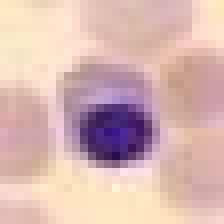
#> input picture dataset/eritroblasto/img_10369.png, 28 x 28 px (shown 8 times larger); its folder holds 3 pictures in this run
$ python ejercicio2.py
#> lines starting #> are read from the running program, lines starting #| are printed output that depends on the picture
import os
import numpy as np
from PIL import Image

from sklearn.model_selection import train_test_split
from sklearn.metrics import accuracy_score
from sklearn.neighbors import KNeighborsClassifier

dataset_path = "dataset"
clases = os.listdir(dataset_path)

X = []
y = []

for idx, clase in enumerate(clases):
    carpeta_clase = os.path.join(dataset_path, clase)
    imagenes = os.listdir(carpeta_clase)
    # mezclar aleatoriamente
    np.random.shuffle(imagenes)
    # quedarte con 500
    imagenes = imagenes[:500]

    for img_name in imagenes:
        img_path = os.path.join(carpeta_clase, img_name)
        # escala de grises
        img = Image.open(img_path).convert("L")
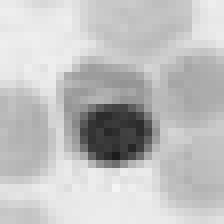
#> img: PIL image 28x28 L (shown 8 times larger); min 28, max 244, mean 192.2
        # convertir a array
        img_array = np.array(img)
        # aplanar
        img_vector = img_array.flatten()
#> img_vector = 784 values, max 244 at index 658, min 28 at index 546, mean 192.2

        X.append(img_vector)
        y.append(idx)
#> pass 2 of the loop `for idx, clase in enumerate(clases):`:
#> imagenes = ['img_1037.png']
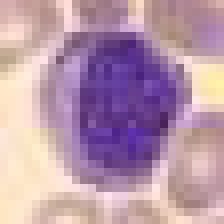
#> input picture dataset/mieloblasto/img_1037.png, 28 x 28 px (shown 8 times larger)
#> `img = Image.open(img_path).convert("L")`:
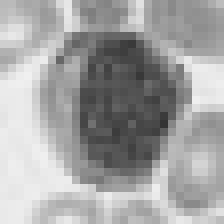
#> img: PIL image 28x28 L (shown 8 times larger); min 52, max 240, mean 163.3
#> img_vector = 784 values, max 240 at index 255, min 52 at index 440, mean 163.3

X = np.array(X)
y = np.array(y)

print("Shape X:", X.shape)
#| Shape X: (4, 784)
print("Shape y:", y.shape)
#| Shape y: (4,)

#> (the run stopped early here; a loop or call above may not have finished)
